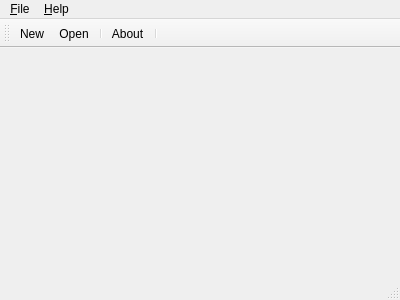
<?xml version="1.0" encoding="UTF-8"?>
<ui version="4.0">
 <class>MainWindow</class>
 <widget class="QMainWindow" name="MainWindow">
  <property name="geometry">
   <rect>
    <x>0</x>
    <y>0</y>
    <width>400</width>
    <height>300</height>
   </rect>
  </property>
  <property name="windowTitle">
   <string>MainWindow</string>
  </property>
  <widget class="QWidget" name="centralWidget"/>
  <widget class="QMenuBar" name="menuBar">
   <property name="geometry">
    <rect>
     <x>0</x>
     <y>0</y>
     <width>400</width>
     <height>22</height>
    </rect>
   </property>
   <widget class="QMenu" name="menu_File">
    <property name="title">
     <string>&amp;File</string>
    </property>
    <addaction name="action_New"/>
    <addaction name="action_Open"/>
    <addaction name="separator"/>
    <addaction name="actionExit"/>
   </widget>
   <widget class="QMenu" name="menuHelp">
    <property name="title">
     <string>&amp;Help</string>
    </property>
    <addaction name="action_About"/>
   </widget>
   <addaction name="menu_File"/>
   <addaction name="menuHelp"/>
  </widget>
  <widget class="QStatusBar" name="statusBar"/>
  <widget class="QToolBar" name="toolBar">
   <property name="windowTitle">
    <string>toolBar</string>
   </property>
   <attribute name="toolBarArea">
    <enum>TopToolBarArea</enum>
   </attribute>
   <attribute name="toolBarBreak">
    <bool>false</bool>
   </attribute>
   <addaction name="action_New"/>
   <addaction name="action_Open"/>
   <addaction name="separator"/>
   <addaction name="action_About"/>
   <addaction name="separator"/>
  </widget>
  <action name="action_New">
   <property name="icon">
    <iconset resource="resources.qrc">
     <normaloff>:/Icons/files/icon_new.jpeg</normaloff>:/Icons/files/icon_new.jpeg</iconset>
   </property>
   <property name="text">
    <string>&amp;New</string>
   </property>
   <property name="toolTip">
    <string>Create a new quotation</string>
   </property>
   <property name="statusTip">
    <string>Create a new quotation</string>
   </property>
   <property name="shortcut">
    <string>Ctrl+N</string>
   </property>
  </action>
  <action name="action_Open">
   <property name="icon">
    <iconset resource="resources.qrc">
     <normaloff>:/Icons/files/icon_open.png</normaloff>:/Icons/files/icon_open.png</iconset>
   </property>
   <property name="text">
    <string>&amp;Open</string>
   </property>
   <property name="toolTip">
    <string>Open an existing quotation</string>
   </property>
   <property name="statusTip">
    <string>Open an existing quotation</string>
   </property>
   <property name="shortcut">
    <string>Ctrl+O</string>
   </property>
  </action>
  <action name="actionExit">
   <property name="icon">
    <iconset resource="resources.qrc">
     <normaloff>:/Icons/files/icon_exit.jpeg</normaloff>:/Icons/files/icon_exit.jpeg</iconset>
   </property>
   <property name="text">
    <string>&amp;Exit</string>
   </property>
   <property name="toolTip">
    <string>Exit the application</string>
   </property>
   <property name="statusTip">
    <string>Exit the application</string>
   </property>
   <property name="shortcut">
    <string>Ctrl+Q</string>
   </property>
  </action>
  <action name="action_About">
   <property name="icon">
    <iconset resource="resources.qrc">
     <normaloff>:/Icons/files/icon_about.jpg</normaloff>:/Icons/files/icon_about.jpg</iconset>
   </property>
   <property name="text">
    <string>&amp;About</string>
   </property>
   <property name="toolTip">
    <string>About the application</string>
   </property>
   <property name="statusTip">
    <string>About the application</string>
   </property>
   <property name="shortcut">
    <string>Ctrl+H</string>
   </property>
  </action>
 </widget>
 <layoutdefault spacing="6" margin="11"/>
 <resources>
  <include location="resources.qrc"/>
 </resources>
 <connections/>
</ui>
